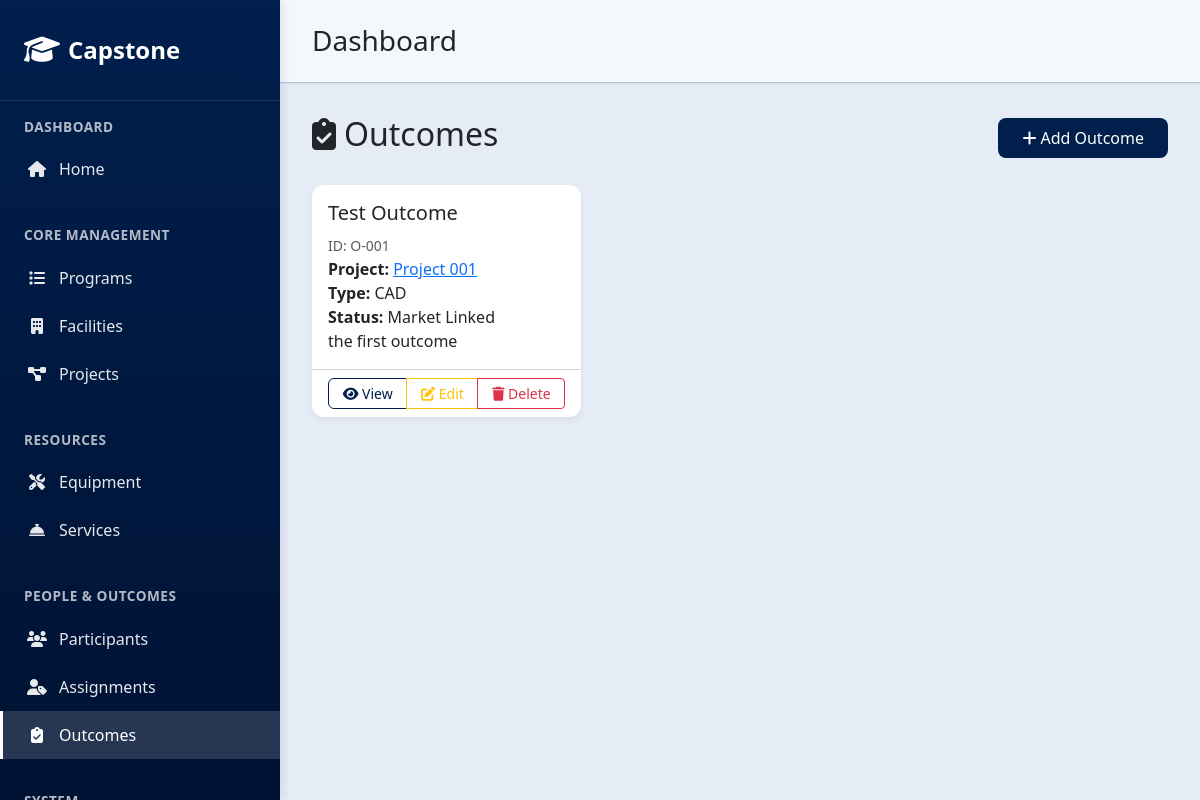
/outcomes/, run on the app's committed database.
### core/models.py (models this page shows, shortened)
class Outcome(models.Model):
    outcome_id = models.CharField(max_length=10, unique=True, blank=True, null=True)
    project = models.ForeignKey('Project', on_delete=models.CASCADE, related_name='outcomes', null=True, blank=True)
    title = models.CharField(max_length=200, default='New Outcome')
    description = models.TextField(default='Outcome description')
    artifact_link = models.URLField(blank=True, null=True)
    outcome_type = models.CharField(max_length=100, choices=(
        ('CAD', 'CAD'),
        ('PCB', 'PCB'),
        ('Prototype', 'Prototype'),
        ('Report', 'Report'),
        ('Business Plan', 'Business Plan'),
    ), default='Report')
    quality_certification = models.CharField(max_length=255, blank=True, null=True)
    commercialization_status = models.CharField(max_length=100, choices=(
        ('Demoed', 'Demoed'),
        ('Market Linked', 'Market Linked'),
        ('Launched', 'Launched'),
    ), blank=True, null=True)

class Project(models.Model):
    project_id = models.CharField(max_length=10, unique=True, blank=True, null=True)
    program = models.ForeignKey('Program', on_delete=models.PROTECT, related_name='projects', null=True, blank=True)
    facility = models.ForeignKey('Facility', on_delete=models.PROTECT, related_name='projects', null=True, blank=True)
    title = models.CharField(max_length=200, default='New Project')
    nature_of_project = models.CharField(max_length=100, choices=(
        ('Research', 'Research'),
        ('Prototype', 'Prototype'),
        ('Applied', 'Applied'),
    ), default='Research')
    description = models.TextField(default='Project description')
    innovation_focus = models.CharField(max_length=255, blank=True, null=True)
    prototype_stage = models.CharField(max_length=100, choices=(
        ('Concept', 'Concept'),
        ('Prototype', 'Prototype'),
        ('MVP', 'MVP'),
        ('Market Launch', 'Market Launch'),
    ), blank=True, null=True)
    testing_requirements = models.TextField(blank=True, null=True)
    commercialization_plan = models.TextField(blank=True, null=True)
    def __str__(self):
        return self.title

### core/interfaces/controllers/outcome_views.py (the view)
# urls.py: path('outcomes/', outcome_views.OutcomeListView.as_view(), name='outcome_list'),
class OutcomeListView(SearchFilterMixin, ListView):
    model = Outcome
    template_name = "core/outcome_list.html"
    context_object_name = "outcomes"
    search_fields = ['title', 'description', 'project__title']
    filter_fields = {
        'outcome_type': [],
        'quality_certification': [],
        'commercialization_status': [],
        'project': [],
    }
    items_per_page = 15
    def __init__(self, **kwargs):
        super().__init__(**kwargs)
        self.filter_fields['outcome_type'] = get_model_field_choices(Outcome, 'outcome_type')
        self.filter_fields['quality_certification'] = get_model_field_choices(Outcome, 'quality_certification')
        self.filter_fields['commercialization_status'] = get_model_field_choices(Outcome, 'commercialization_status')
        self.filter_fields['project'] = get_related_model_choices(Outcome, 'project')
    def get_queryset(self):
        queryset = Outcome.objects.select_related('project').all()
        search_query = self.get_search_query()
        queryset = self.apply_search(queryset, search_query)
        filter_params = self.get_filter_params()
        queryset = self.apply_filters(queryset, filter_params)
        return queryset.order_by('-id')
    def get_context_data(self, **kwargs):
        context = super().get_context_data(**kwargs)
        queryset = self.get_queryset()
        paginated_outcomes = self.get_paginated_queryset(queryset)
        context['outcomes'] = paginated_outcomes
        context['object_list'] = paginated_outcomes
        context['total_count'] = queryset.count()
        return context

### core/utils.py (called while the page is built, shortened)
def get_model_field_choices(model, field_name):
    field = model._meta.get_field(field_name)
    if hasattr(field, 'choices') and field.choices:
        return field.choices
    return []

def get_related_model_choices(model, field_name):
    field = model._meta.get_field(field_name)
    if hasattr(field, 'related_model'):
        related_model = field.related_model
        return [(obj.pk, str(obj)) for obj in related_model.objects.all()]
    return []

    def get_search_query(self):
        return self.request.GET.get('search', '').strip()

    def get_filter_params(self):
        filters = {}
        for field_name in self.filter_fields.keys():
            value = self.request.GET.get(field_name, '').strip()
            if value:
                filters[field_name] = value
        return filters

    def get_sort_param(self):
        sort_param = self.request.GET.get('sort', '').strip()
        if sort_param:
            field_name = sort_param.lstrip('-')
            if field_name in self.sortable_fields:
                return sort_param
        return None

    def get_items_per_page(self):
        try:
            per_page = int(self.request.GET.get('per_page', self.items_per_page))
            if per_page in [10, 15, 25, 50, 100]:
                return per_page
        except (ValueError, TypeError):
            pass
        return self.items_per_page

    def apply_search(self, queryset, search_query):
        if not search_query or not self.search_fields:
            return queryset

    def apply_filters(self, queryset, filter_params):
        for field_name, value in filter_params.items():
            if value:
                queryset = queryset.filter(**{field_name: value})
        return queryset

    def get_paginated_queryset(self, queryset):
        items_per_page = self.get_items_per_page()
        paginator = Paginator(queryset, items_per_page)
        page = self.request.GET.get('page', 1)
        try:
            objects = paginator.page(page)
        except PageNotAnInteger:
            objects = paginator.page(1)
        except EmptyPage:
            objects = paginator.page(paginator.num_pages)
        return objects

### core/templates/core/outcome_list.html (shortened to what this page needs)
{% extends 'core/base.html' %}
{% block content %}
<div class="d-flex justify-content-between align-items-center mb-4">
  <h2><i class="fas fa-clipboard-check me-2"></i>Outcomes</h2>
  <a href="{% url 'outcome_create' %}" class="btn btn-primary">
    <i class="fas fa-plus me-1"></i>Add Outcome
  </a>
</div>
{% if outcomes %}
  <div class="row">
    {% for outcome in outcomes %}
      <div class="col-md-6 col-lg-4 mb-4">
        <div class="card h-100">
          <div class="card-body">
            <h5 class="card-title">{{ outcome.title }}</h5>
            <p class="card-text">
              <small class="text-muted">ID: {{ outcome.outcome_id }}</small><br>
              <strong>Project:</strong> <a href="{% url 'project_detail' outcome.project.pk %}">{{ outcome.project.title }}</a><br>
              <strong>Type:</strong> {{ outcome.outcome_type }}<br>
              {% if outcome.commercialization_status %}
                <strong>Status:</strong> {{ outcome.commercialization_status }}<br>
              {% endif %}
              {{ outcome.description|truncatewords:15 }}
            </p>
          </div>
          <div class="card-footer bg-transparent">
            <div class="btn-group w-100" role="group">
              <a href="{% url 'outcome_detail' outcome.pk %}" class="btn btn-outline-primary btn-sm">
                <i class="fas fa-eye"></i> View
              </a>
              <a href="{% url 'outcome_update' outcome.pk %}" class="btn btn-outline-warning btn-sm">
                <i class="fas fa-edit"></i> Edit
              </a>
              <a href="{% url 'outcome_delete' outcome.pk %}" class="btn btn-outline-danger btn-sm">
                <i class="fas fa-trash"></i> Delete
              </a>
            </div>
          </div>
        </div>
      </div>
    {% endfor %}
  </div>
{% endif %}
{% endblock %}

### core/templates/core/base.html (style rules this page uses)
:root { --primary-blue: #001f4d; --light-blue: #274690; --dark-blue: #001233; --blue-hover: #003366; }
.card { border: none; border-radius: 12px; box-shadow: 0 4px 6px rgba(0, 0, 0, 0.05); transition: all 0.3s ease; background: white; }
.btn-primary { background: var(--primary-blue); border: none; border-radius: 8px; padding: 0.5rem 1.5rem; transition: all 0.3s ease; color: #fff; }
.btn-outline-primary { color: var(--primary-blue); border-color: var(--primary-blue); border-radius: 6px; background: #fff; }

### data on the page
Outcome: title "Test Outcome", outcome_id "O-001", project "Project 001", outcome_type "CAD", commercialization_status "Market Linked", description "the first outcome"
